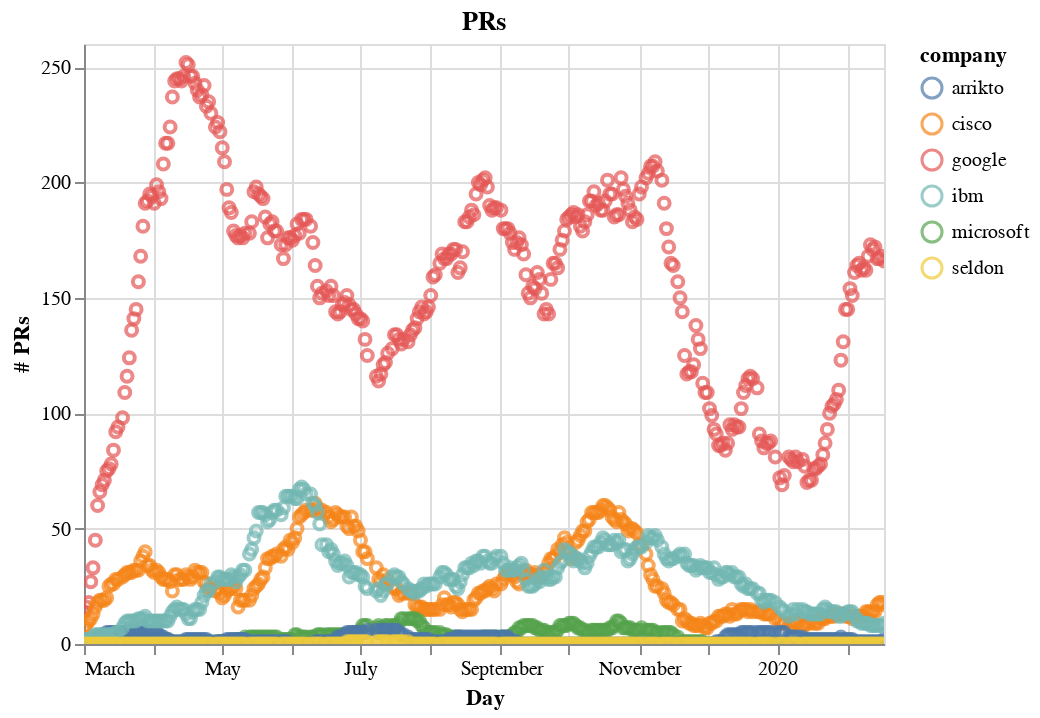

Write notebook code for a chart like this one.
### Markdown cell above
#### Make a plot

* Plot a subset of companies

### Code cell
names = ["google", "cisco", "microsoft", "arrikto", "ibm", "seldon"]
companies_df = counts[names]
companies_df["day"] = companies_df.index
companies = pd.melt(companies_df, value_vars=names, id_vars=["day"])

chart = alt.Chart(companies, title= "PRs")
point = chart.mark_point().encode(
  x= alt.X('day', title = "Day"),
  y=alt.Y("value", title="# PRs"),
  color="company",
)

point.interactive()

### Figure 1 — Vega-Lite specification as saved in the notebook (floating-point values rounded to 4 significant figures; data arrays with more than 128 entries replaced by an {"elided": "..."} marker saying what was removed)
{"config": {"view": {"continuousWidth": 400, "continuousHeight": 300}}, "data": {"name": "data-742aa6bd59462da1ce5853acf332dadc"}, "mark": "point", "encoding": {"color": {"type": "nominal", "field": "company"}, "x": {"type": "temporal", "field": "day", "title": "Day"}, "y": {"type": "quantitative", "field": "value", "title": "# PRs"}}, "selection": {"selector027": {"type": "interval", "bind": "scales", "encodings": ["x", "y"]}}, "title": "PRs", "$schema": "https://vega.github.io/schema/vega-lite/v4.0.2.json", "datasets": {"data-742aa6bd59462da1ce5853acf332dadc": {"elided": "1998 records"}}}
